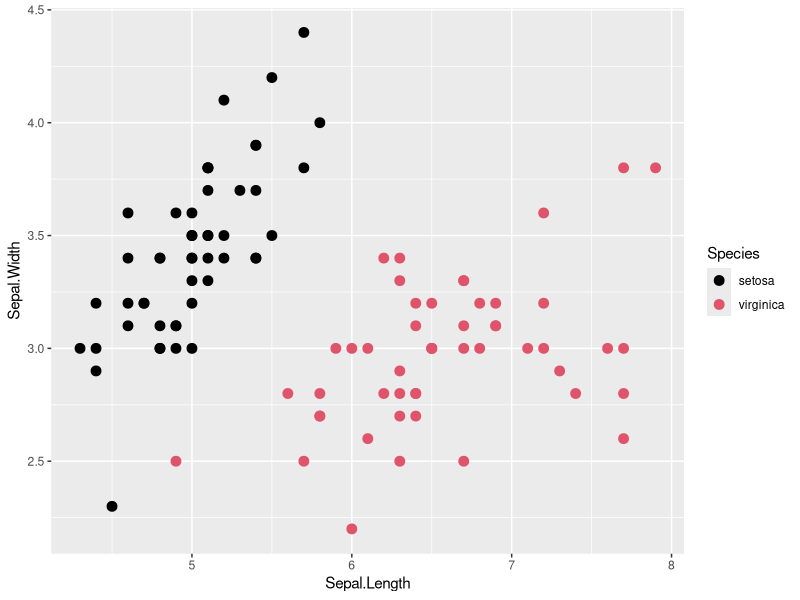

Here is the R script that generated this plot:
###These are the colours used on the IEB poster template
#Green
evpgreen<-rgb(94,159,91,max=255)
#Orange
evporange<-rgb(215,120,40,max=255)
#Combine both into a palette, you can add more colours to this set if you need more than two colours in a plot
evpalette<-palette(c(evpgreen, evporange))

#Add this palette to your ggplot figure by adding this line
#+scale_color_manual(values=evpalette)#

###Example using the iris dataset
library(ggplot2)
ggplot(iris[iris$Species%in%c("setosa", "virginica"),],aes(x=Sepal.Length, y=Sepal.Width, col=Species))+
  geom_point(size=3)+scale_color_manual(values=evpalette)
